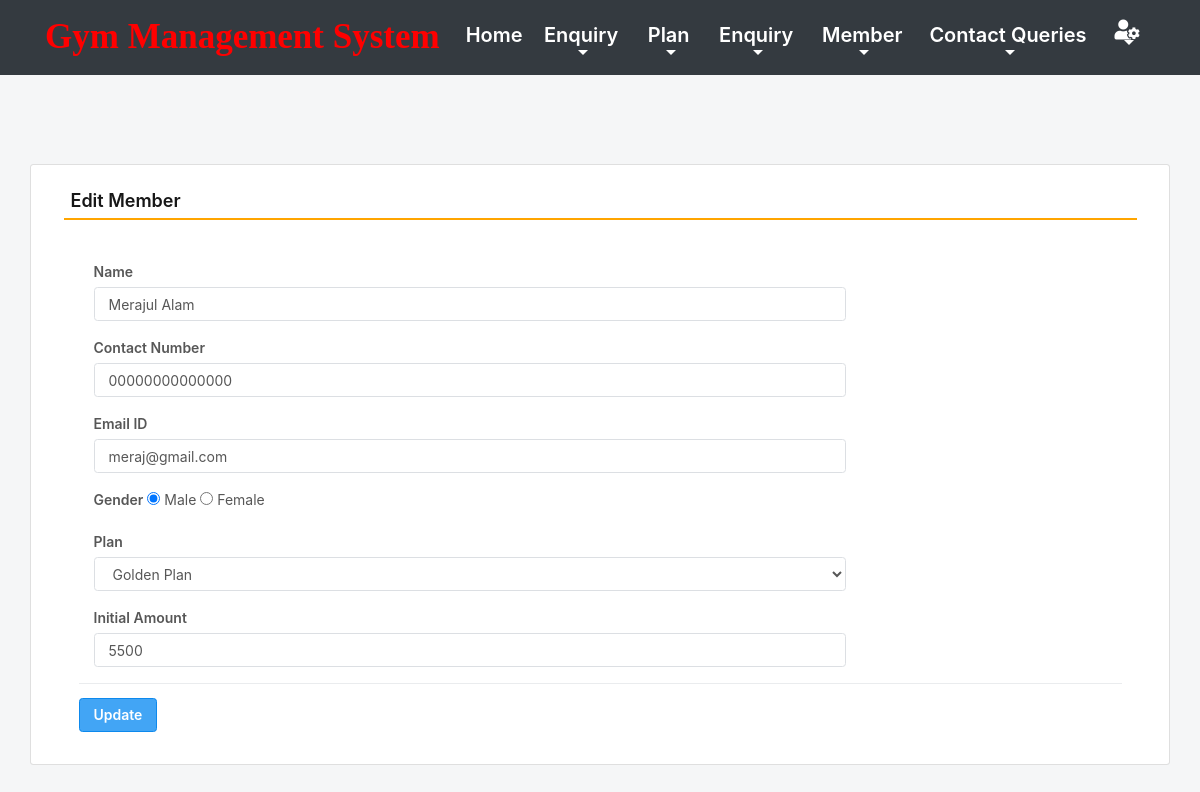
The page /edit_Member/1 (signed in) on the database its author committed.
### gym/models.py (models this page shows, shortened)
class Member(models.Model):
    name = models.CharField(max_length=150, null=True)
    contact = models.CharField(max_length=15, null=True)
    email = models.CharField(max_length=50, null=True)
    gender = models.CharField(max_length=10, null=True)
    plan = models.CharField(max_length=100, null=True)
    joindate = models.DateField(null=True)
    initamount = models.CharField(max_length=100, null=True)

### gym/views.py (the view, shortened to what this page needs)
# urls.py: path('edit_Member/<int:pid>', edit_Member, name='edit_Member'),
def edit_Member(request,pid):
    if not request.user.is_authenticated:
        return redirect(admin_login)
    error = ""
    user = request.user
    member = Member.objects.get(id=pid)
    return render(request,'edit_Member.html', locals())

### gym/templates/edit_Member.html (shortened to what this page needs)
{% include 'admin_nav.html' %}
{% load static %}
{% block main %}
 <html lang="en" class="no-focus">
 <link rel="stylesheet" id="css-main" href="{% static 'css1/codebase.min.css' %}">
 <br><br><br><br>
	<div class="container card shadow mt-5">
		<div class="card-body">
			<h5 class="p-2" style="border-bottom: 2px solid orange">Edit Member</h5>
             <br>
			<div class="container-fluid">
					<form method="post">
                        <div class="col-sm-9">
							<div class="form-group">
								<label>Name</label>
                                <input type="text" name="name" class="form-control" value="{{member.name}}">
							</div>
						</div>
						<div class="col-sm-9">
							<div class="form-group">
								<label>Contact Number</label>
                                <input type="text" name="contact" class="form-control" value="{{member.contact}}">
							</div>
						</div>
						<div class="col-sm-9">
							<div class="form-group">
								<label>Email ID</label>
                                <input type="email" name="email" class="form-control" value="{{member.email}}">
							</div>
						</div>
						<div class="col-sm-9">
							<div class="form-group">
								<label>Gender</label>
                                {% if member.gender == "Male" %}
								<input type="radio" name="gender" value="Male" checked> Male
								<input type="radio" name="gender" value="Female"> Female
								{% endif %}
							</div>
						</div>
                        <div class="col-sm-9">
							<div class="form-group">
								<label>Plan</label>
                                <select name="plan" class="form-control">
                                    <option value="{{member.plan}}">{{member.plan}}</option>
								</select>
							</div>
						</div>
                        <div class="col-sm-9">
							<div class="form-group">
								<label>Initial Amount</label>
                                <input type="text" name="initamount" class="form-control" value="{{member.initamount}}">
							</div>
						</div>
						<hr>
						<input type="submit" value="Update" class="btn btn-primary">
					</form>
				</div>
			</div>
		</div>
        <link rel="stylesheet" href="https://use.fontawesome.com/releases/v5.6.3/css/all.css">
 </html>
{% endblock %}

### rows shown on the page
Member: name "Merajul Alam", contact "00000000000000", email "meraj@gmail.com", plan "Golden Plan", initamount "5500"
